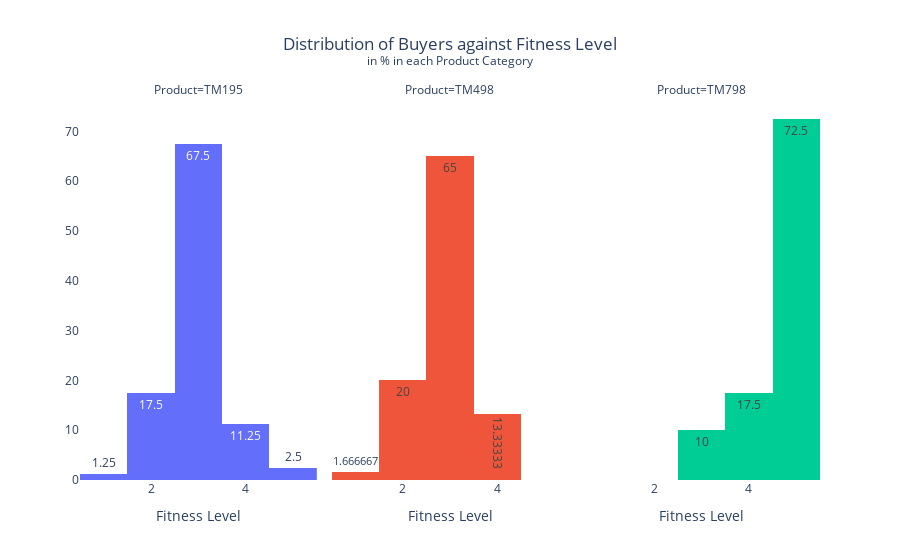

Source (notebook cell):
### Code cell
# Distribution of Buyers against the Fitness Level for each Product category

title_ = 'Distribution of Buyers against Fitness Level<br><sup>in % in each Product Category'
labels_ = {"Fitness":"Fitness Level"}
fit_hist = px.histogram(df, x = 'Fitness',
                          histnorm = 'percent',
                          facet_col = "Product",
                          color = "Product",
                          text_auto = True,
                          labels = labels_,
                          title = title_,)
fit_hist.update_layout(title_x = 0.5, yaxis_title = None, plot_bgcolor = 'white')
fit_hist.update_layout(showlegend = False)
fit_hist.show()

### Figure 1 — Plotly figure (JSON) as saved in the notebook; plotly's stock layout.template omitted (floating-point values rounded to 4 significant figures)
{"data": [{"alignmentgroup": "True", "bingroup": "x", "histnorm": "percent", "hovertemplate": "Product=TM195<br>Fitness Level=%{x}<br>percent=%{y}<extra></extra>", "legendgroup": "TM195", "marker": {"color": "#636efa", "pattern": {"shape": ""}}, "name": "TM195", "offsetgroup": "TM195", "orientation": "v", "showlegend": true, "texttemplate": "%{value}", "type": "histogram", "x": [4, 3, 3, 3, 2, 3, 3, 3, 4, 3, 3, 2, 3, 3, 1, 3, 3, 3, 3, 2, 3, 3, 3, 5, 3, 2, 3, 3, 3, 2, 3, 4, 2, 3, 4, 3, 2, 3, 3, 4, 3, 2, 3, 3, 3, 3, 3, 3, 3, 3, 3, 2, 3, 4, 3, 2, 2, 4, 3, 2, 3, 5, 2, 3, 3, 3, 3, 3, 3, 3, 3, 3, 4, 3, 3, 3, 4, 2, 3, 3], "xaxis": "x", "yaxis": "y"}, {"alignmentgroup": "True", "bingroup": "x", "histnorm": "percent", "hovertemplate": "Product=TM498<br>Fitness Level=%{x}<br>percent=%{y}<extra></extra>", "legendgroup": "TM498", "marker": {"color": "#EF553B", "pattern": {"shape": ""}}, "name": "TM498", "offsetgroup": "TM498", "orientation": "v", "showlegend": true, "texttemplate": "%{value}", "type": "histogram", "x": [3, 3, 3, 3, 4, 2, 2, 3, 3, 3, 3, 2, 2, 3, 2, 4, 3, 3, 4, 2, 3, 3, 3, 3, 4, 3, 2, 3, 3, 4, 3, 2, 3, 3, 3, 3, 3, 1, 3, 3, 4, 3, 3, 3, 4, 3, 4, 3, 2, 2, 2, 3, 3, 3, 3, 3, 3, 3, 2, 3], "xaxis": "x2", "yaxis": "y2"}, {"alignmentgroup": "True", "bingroup": "x", "histnorm": "percent", "hovertemplate": "Product=TM798<br>Fitness Level=%{x}<br>percent=%{y}<extra></extra>", "legendgroup": "TM798", "marker": {"color": "#00cc96", "pattern": {"shape": ""}}, "name": "TM798", "offsetgroup": "TM798", "orientation": "v", "showlegend": true, "texttemplate": "%{value}", "type": "histogram", "x": [3, 5, 5, 5, 4, 5, 5, 5, 5, 5, 5, 4, 5, 3, 4, 5, 5, 3, 4, 5, 3, 4, 5, 5, 5, 5, 5, 5, 4, 5, 5, 5, 5, 5, 5, 5, 4, 5, 5, 5], "xaxis": "x3", "yaxis": "y3"}], "layout": {"annotations": [{"font": {}, "showarrow": false, "text": "Product=TM195", "x": 0.16, "xanchor": "center", "xref": "paper", "y": 1, "yanchor": "bottom", "yref": "paper"}, {"font": {}, "showarrow": false, "text": "Product=TM498", "x": 0.5, "xanchor": "center", "xref": "paper", "y": 1, "yanchor": "bottom", "yref": "paper"}, {"font": {}, "showarrow": false, "text": "Product=TM798", "x": 0.84, "xanchor": "center", "xref": "paper", "y": 1, "yanchor": "bottom", "yref": "paper"}], "autosize": true, "barmode": "relative", "legend": {"title": {"text": "Product"}, "tracegroupgap": 0}, "plot_bgcolor": "white", "showlegend": false, "title": {"text": "Distribution of Buyers against Fitness Level<br><sup>in % in each Product Category", "x": 0.5}, "xaxis": {"anchor": "y", "autorange": true, "domain": [0, 0.32], "range": [0.5, 5.5], "title": {"text": "Fitness Level"}, "type": "linear"}, "xaxis2": {"anchor": "y2", "autorange": true, "domain": [0.34, 0.66], "matches": "x", "range": [0.5, 5.5], "title": {"text": "Fitness Level"}, "type": "linear"}, "xaxis3": {"anchor": "y3", "autorange": true, "domain": [0.68, 1.0], "matches": "x", "range": [0.5, 5.5], "title": {"text": "Fitness Level"}, "type": "linear"}, "yaxis": {"anchor": "x", "autorange": true, "domain": [0, 1], "range": [0, 76.32], "title": {}}, "yaxis2": {"anchor": "x2", "autorange": true, "domain": [0, 1], "matches": "y", "range": [0, 76.32], "showticklabels": false}, "yaxis3": {"anchor": "x3", "autorange": true, "domain": [0, 1], "matches": "y", "range": [0, 76.32], "showticklabels": false}}}
